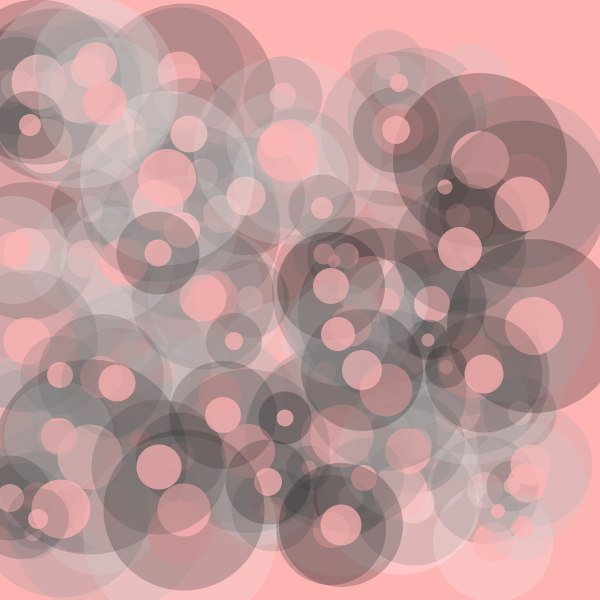
Frame 1 (no input)
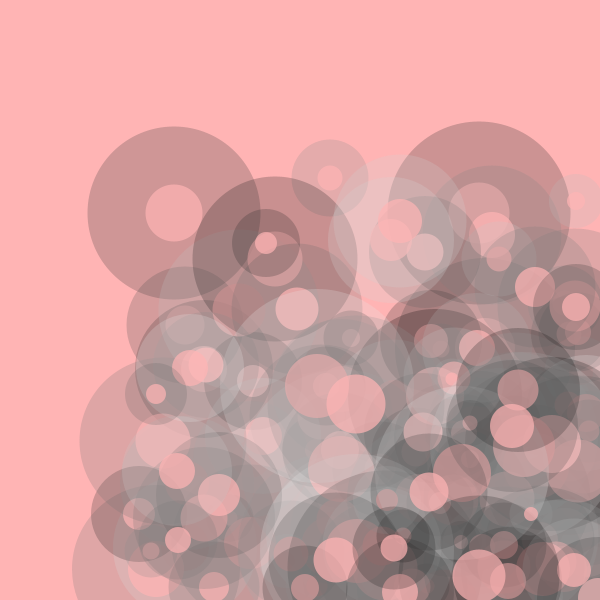
Frame 60 (the mouse pressed at the canvas centre just before this capture)
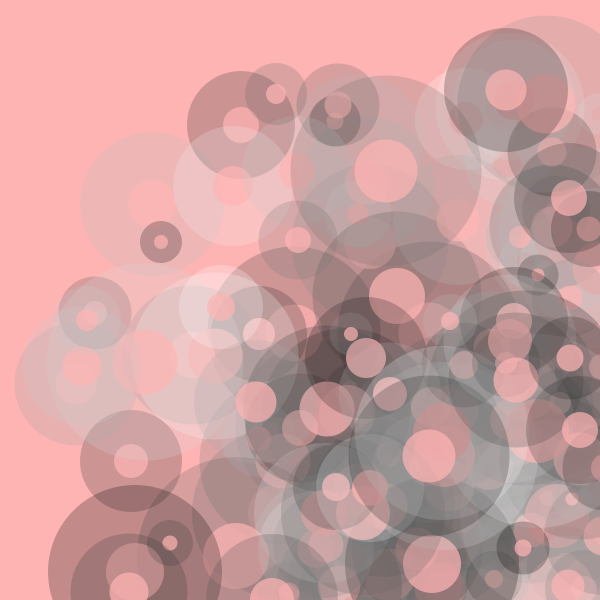
Frame 120 (the mouse held since frame 60 and released just before this capture)

The Processing sketch that drew these frames (run headless with seeded random() and noise(); from frame 60 on, the mouse is pressed at the canvas centre):

// Processing sketch: processing_77600
// ── processing_77600.pde

// Leyli Guliyeva
// copyright 2012
// homework 11

final int MAX = 150;

int [] x;
int [] y;
int [] diam;
int [] dx;
int [] dy;
color [] col;

void setup () {
  
  x = new int [ MAX ];
  y = new int [ MAX ];
  diam = new int [ MAX ];
  dx = new int [ MAX ];
  dy = new int [ MAX ];
  col = new color [ MAX ];
  
  size (600, 600);
  smooth ();
  
  intArray (x, 0, width-50);
  intArray (y, 60, height-50);
  intArray (diam, 40, 200);
  intArray (dx, 2, 6);
  intArray (dy, 2, 6);
  intColArray (col);

}

void intArray (int [] anyArray, int low, int high){
  for (int i=0; i < anyArray.length; i++) {
    anyArray[i] = int (random (low, high));
  }
}

void intColArray (color [] anyArray) {
  for (int i=0; i < anyArray.length; i++) {
    anyArray [i] = color (random (255), 60);
  }
}

void draw () {
  prepScreen ();
  drawCircles ();
  moveCircles ();
}

void moveCircles () {
  for (int i=0; i <x.length; i++) {
    x [i] = x[i] + dx[i];
    if (x[i]>width || x[i] < 0) {
    dx[i] = -dx[i];
    }
   y [i] = y[i] + dy[i];
   if (y[i] > height || y[i]< 0) {
   dy[i] = -dy[i];
   }
  }
}  

void drawCircles () {
  for (int i=0; i < MAX; i++) { 
     fill (col [i]); 
      noStroke ();
      ellipse (x[i], y[i], diam[i], diam[i]);
      fill(255, 180, 180, 180);
      ellipse(x[i], y[i], diam[i]/3, diam[i]/3);
}
}

void prepScreen () {
  fill (255, 180, 180);
  noStroke ();
  rect (0, 0, width, height);
}
